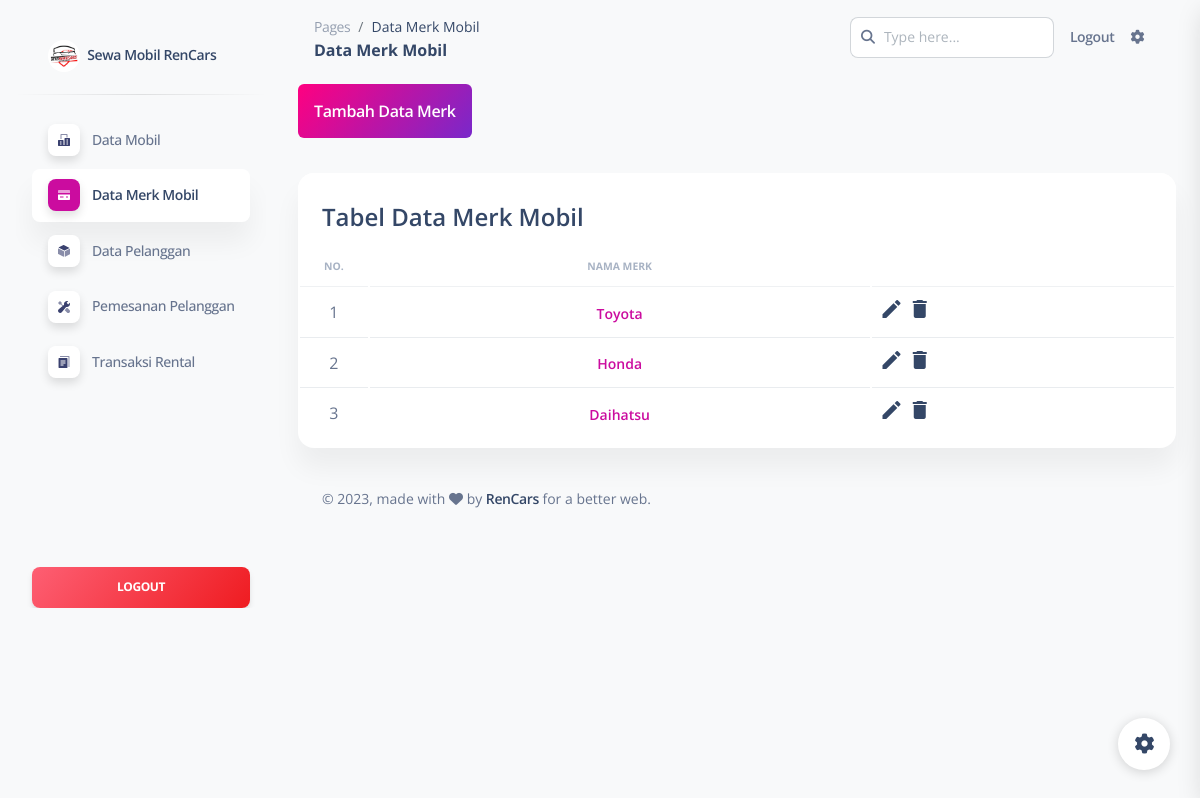
Screenshot of /admin/pages/merk.php (signed in) with the database file from the repository.
### tables this page shows
CREATE TABLE `merk` (
  `id_merk` int(11) NOT NULL,
  `nama_merk` varchar(50) DEFAULT NULL
);

### admin/pages/merk.php (the view, shortened to what this page needs)
<?php
require "functions/functions.php";
$query = "SELECT * FROM merk";
$hasil = $conn->query($query);
?>
<!DOCTYPE html>
<html lang="en">
<head>
    <link href="../assets/css/nucleo-icons.css" rel="stylesheet" />
    <link href="../assets/css/nucleo-svg.css" rel="stylesheet" />
    <link href="../assets/css/nucleo-svg.css" rel="stylesheet" />
    <link id="pagestyle" href="../assets/css/soft-ui-dashboard.css?v=1.0.7" rel="stylesheet" />
</head>
<body class="g-sidenav-show  bg-gray-100">
    <aside class="sidenav navbar navbar-vertical navbar-expand-xs border-0 border-radius-xl my-3 fixed-start ms-3 mb-10" id="sidenav-main">
        <div class="sidenav-header">
            <a class="navbar-brand m-0" href="">
                <img src="../assets/img/logo.jpg" class="navbar-brand-img h-100 rounded-circle" alt="main_logo">
                <span class="ms-1 font-weight-bold">Sewa Mobil RenCars</span>
            </a>
        </div>
        <hr class="horizontal dark mt-0">
        <div class="collapse navbar-collapse  w-auto " id="sidenav-collapse-main">
            <ul class="navbar-nav">
                <li class="nav-item">
                    <a class="nav-link" href="mobil.php">
                        <div class="icon icon-shape icon-sm shadow border-radius-md bg-white text-center me-2 d-flex align-items-center justify-content-center">
                        </div>
                        <span class="nav-link-text ms-1">Data Mobil</span>
                    </a>
                </li>
                <li class="nav-item">
                    <a class="nav-link active " href="merk.php">
                        <div class="icon icon-shape icon-sm shadow border-radius-md bg-white text-center me-2 d-flex align-items-center justify-content-center">
                        </div>
                        <span class="nav-link-text ms-1">Data Merk Mobil</span>
                    </a>
                </li>
                <li class="nav-item">
                    <a class="nav-link  " href="pelanggan.php">
                        <div class="icon icon-shape icon-sm shadow border-radius-md bg-white text-center me-2 d-flex align-items-center justify-content-center">
                        </div>
                        <span class="nav-link-text ms-1">Data Pelanggan</span>
                    </a>
                </li>
                <li class="nav-item">
                    <a class="nav-link  " href="pesan.php">
                        <div class="icon icon-shape icon-sm shadow border-radius-md bg-white text-center me-2 d-flex align-items-center justify-content-center">
                        </div>
                        <span class="nav-link-text ms-1">Pemesanan Pelanggan</span>
                    </a>
                </li>
                <li class="nav-item">
                    <a class="nav-link  " href="transaksi.php">
                        <div class="icon icon-shape icon-sm shadow border-radius-md bg-white text-center me-2 d-flex align-items-center justify-content-center">
                        </div>
                        <span class="nav-link-text ms-1">Transaksi Rental</span>
                    </a>
                </li>
            </ul>
        </div>
        <div class="sidenav-footer mx-3">
            <a class="btn bg-gradient-danger mt-3 w-100" href="logout.php">Logout</a>
        </div>
    </aside>
    <main class="main-content position-relative max-height-vh-100 h-100 border-radius-lg ">
        <nav class="navbar navbar-main navbar-expand-lg px-0 mx-4 shadow-none border-radius-xl" id="navbarBlur" navbar-scroll="true">
            <div class="container-fluid py-1 px-3">
                <nav aria-label="breadcrumb">
                    <ol class="breadcrumb bg-transparent mb-0 pb-0 pt-1 px-0 me-sm-6 me-5">
                        <li class="breadcrumb-item text-sm"><a class="opacity-5 text-dark" href="javascript:;">Pages</a></li>
                        <li class="breadcrumb-item text-sm text-dark active" aria-current="page">Data Merk Mobil</li>
                    </ol>
                    <h6 class="font-weight-bolder mb-0">Data Merk Mobil</h6>
                </nav>
                <div class="collapse navbar-collapse mt-sm-0 mt-2 me-md-0 me-sm-4" id="navbar">
                    <div class="ms-md-auto pe-md-3 d-flex align-items-center">
                        <div class="input-group">
                            <span class="input-group-text text-body"><i class="fas fa-search" aria-hidden="true"></i></span>
                            <input type="text" class="form-control" placeholder="Type here...">
                        </div>
                    </div>
                    <ul class="navbar-nav  justify-content-end">
                        <li class="nav-item d-flex align-items-center">
                            <a href="logout.php" class="nav-link text-body font-weight-bold px-0">
                                <span class="d-sm-inline d-none">Logout</span>
                            </a>
                        </li>
                        <li class="nav-item px-3 d-flex align-items-center">
                            <a href="javascript:;" class="nav-link text-body p-0">
                                <i class="fa fa-cog fixed-plugin-button-nav cursor-pointer"></i>
                            </a>
                        </li>
                    </ul>
                </div>
            </div>
        </nav>
        <div class="container-fluid py-4">
            <div class="mb-5">
                <a href="functions/tambahmerk.php" class="p-3 rounded-2 bg-gradient-primary text-white text-bold">Tambah Data Merk</a>
            </div>
            <div class="row">
                <div class="col-12">
                    <div class="card mb-4">
                        <div class="card-header pb-0">
                            <h6 class="text-2xl text-bold">Tabel Data Merk Mobil</h6>
                        </div>
                        <div class="card-body px-0 pt-0 pb-2">
                            <div class="table-responsive p-0">
                                <table class="table align-items-center mb-0 table-hover">
                                    <thead>
                                        <tr>
                                            <th class="text-uppercase text-secondary text-xxs font-weight-bolder opacity-7 w-3">No.</th>
                                            <th class="text-center text-uppercase text-secondary text-xxs font-weight-bolder opacity-7">Nama Merk</th>
                                            <th class="text-secondary opacity-7"></th>
                                        </tr>
                                    </thead>
                                    <tbody>
                                        <?php $i = 1;
                                        ?>
                                        <?php while ($sewa = $hasil->fetch_assoc()) :
                                        ?>
                                            <tr>
                                                <td class="text-center"><?= $i ?></td>
                                                <td class="align-middle text-center text-sm text-bold text-primary"><?= $sewa['nama_merk'] ?></td>
                                                <td class="align-middle">
                                                    <a href="functions/editmerk.php?id=<?= $sewa['id_merk'] ?>"><i class="material-icons">edit</i></a>
                                                    <a href="functions/hapusmerk.php?id=<?= $sewa['id_merk'] ?>"><i class="material-icons" onclick=" return confirm ('Apakah Anda Yakin Ingin Menghapus data Ini ?');">delete</i></a>
                                                </td>
                                            </tr>
                                            <?php $i++
                                            ?>
                                        <?php endwhile;
                                        ?>
                                    </tbody>
                                </table>
                            </div>
                        </div>
                    </div>
                </div>
            </div>
            <footer class="footer pt-3  ">
                <div class="container-fluid">
                    <div class="row align-items-center justify-content-lg-between">
                        <div class="col-lg-6 mb-lg-0 mb-4">
                            <div class="copyright text-center text-sm text-muted text-lg-start">
                                © ,
                                made with <i class="fa fa-heart"></i> by
                                <a href="" class="font-weight-bold">RenCars</a>
                                for a better web.
                            </div>
                        </div>
                    </div>
                </div>
            </footer>
        </div>
    </main>
    <div class="fixed-plugin">
        <a class="fixed-plugin-button text-dark position-fixed px-3 py-2">
            <i class="fa fa-cog py-2"> </i>
        </a>
    </div>
</body>
</html>

### admin/assets/css/nucleo-svg.css (style rules this page uses)
.icon { display: inline-block; color: #111111; height: 1em; width: 1em; }
.icon-sm { height: 0.8em; width: 0.8em; }
.icon { fill: currentColor; stroke: none; }

### rows the page displays
merk: nama_merk "Toyota"
merk: nama_merk "Honda"
merk: nama_merk "Daihatsu"
